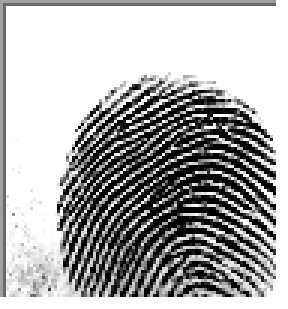
#> input picture dataset_blood_group/A+/cluster_0_1862.BMP, 96 x 103 px (shown 3 times larger)
$ python -i preprocessing_variants.py   (imports and definitions only)
#> lines starting #> are read from the running program, lines starting #| are printed output that depends on the picture
"""
experiments/mfs100_domain_adaptation/preprocessing_variants.py
================================================================
Isolated experimental preprocessing module for MFS100 Domain Adaptation.
DOES NOT modify production src/preprocessing.py.

Variants:
  - Variant A: Full sensor image (316x354 -> 224x224 Lanczos)
  - Variant B: Foreground ROI (8-12% padding, aspect-ratio square pad, 224x224)
  - Variant C: ROI + Conservative CLAHE (clipLimit=2.0, tileGrid=(8,8))
  - Variant D: ROI + Conservative Ridge Enhancement (percentile stretch + bilateral filter)
"""

import os
import cv2
import numpy as np
from PIL import Image, ImageOps, ImageDraw
import matplotlib.pyplot as plt

IMAGE_SIZE = (224, 224)

def preprocess_full_image(pil_img):
    """
    Variant A: Full sensor image.
    Native 316x354 image converted to RGB and resized directly to 224x224 via Lanczos.
    """
    rgb = pil_img.convert("RGB")
    resized = rgb.resize(IMAGE_SIZE, Image.Resampling.LANCZOS)
    return resized

def _detect_foreground_bbox(pil_img, pad_pct=0.10, intensity_thresh=238, min_dim=80):
    """
    Detects the active fingerprint impression on the 316x354 platen with 8-12% adaptive padding.
    Returns: (x1, y1, x2, y2), is_valid
    """
    gray = np.array(pil_img.convert("L"))
    h, w = gray.shape

    # Check for blank / low-variance
    if float(np.std(gray)) < 5.0 or h < min_dim or w < min_dim:
        return (0, 0, w, h), False

    rm = np.mean(gray, axis=1)
    cm = np.mean(gray, axis=0)
    ar = np.where(rm < intensity_thresh)[0]
    ac = np.where(cm < intensity_thresh)[0]

    if len(ar) == 0 or len(ac) == 0:
        # Fallback to Otsu thresholding
        _, thresh = cv2.threshold(gray, 0, 255, cv2.THRESH_BINARY_INV + cv2.THRESH_OTSU)
        coords = cv2.findNonZero(thresh)
        if coords is not None:
            x, y, bw, bh = cv2.boundingRect(coords)
            x_min, x_max = x, x + bw
            y_min, y_max = y, y + bh
        else:
            return (0, 0, w, h), False
    else:
        y_min, y_max = int(ar[0]), int(ar[-1])
        x_min, x_max = int(ac[0]), int(ac[-1])

    if (y_max - y_min) < min_dim or (x_max - x_min) < min_dim:
        return (0, 0, w, h), False

    pad_x = int(w * pad_pct)
    pad_y = int(h * pad_pct)

    x1 = max(0, x_min - pad_x)
    x2 = min(w, x_max + 1 + pad_x)
    y1 = max(0, y_min - pad_y)
    y2 = min(h, y_max + 1 + pad_y)

    return (x1, y1, x2, y2), True

def _pad_to_square(pil_img, bg_color=(255, 255, 255)):
    """
    Pads a PIL Image to square dimensions preserving aspect ratio.
    """
    w, h = pil_img.size
    max_side = max(w, h)
    if w == h:
        return pil_img
    padded = Image.new("RGB", (max_side, max_side), bg_color)
    offset = ((max_side - w) // 2, (max_side - h) // 2)
    padded.paste(pil_img.convert("RGB"), offset)
    return padded

def preprocess_roi(pil_img, pad_pct=0.10):
    """
    Variant B: Foreground ROI.
    Detects fingerprint bounding box, adds 10% padding, pads to square, resizes to 224x224.
    """
    bbox, is_valid = _detect_foreground_bbox(pil_img, pad_pct=pad_pct)
    crop_pil = pil_img.convert("RGB").crop(bbox)
    square_pil = _pad_to_square(crop_pil)
    resized = square_pil.resize(IMAGE_SIZE, Image.Resampling.LANCZOS)
    return resized

def preprocess_roi_clahe(pil_img, pad_pct=0.10, clip_limit=2.0):
    """
    Variant C: ROI + Conservative CLAHE.
    Applies ROI crop + square pad, then conservative CLAHE local contrast equalization.
    """
    bbox, is_valid = _detect_foreground_bbox(pil_img, pad_pct=pad_pct)
    crop_pil = pil_img.convert("RGB").crop(bbox)
    square_pil = _pad_to_square(crop_pil)

    gray = np.array(square_pil.convert("L"))
    clahe = cv2.createCLAHE(clipLimit=clip_limit, tileGridSize=(8, 8))
    cl = clahe.apply(gray)
    enhanced_rgb = Image.fromarray(cv2.cvtColor(cl, cv2.COLOR_GRAY2RGB))

    resized = enhanced_rgb.resize(IMAGE_SIZE, Image.Resampling.LANCZOS)
    return resized

def preprocess_roi_ridge_enhancement(pil_img, pad_pct=0.10):
    """
    Variant D: ROI + Conservative Ridge Enhancement.
    Applies ROI crop + square pad, then conservative percentile stretch + bilateral noise suppression.
    Avoids aggressive sharpening to prevent artifact generation.
    """
    bbox, is_valid = _detect_foreground_bbox(pil_img, pad_pct=pad_pct)
    crop_pil = pil_img.convert("RGB").crop(bbox)
    square_pil = _pad_to_square(crop_pil)

    gray = np.array(square_pil.convert("L"))
    clahe = cv2.createCLAHE(clipLimit=2.0, tileGridSize=(8, 8))
    cl = clahe.apply(gray)

    p_low = float(np.percentile(cl, 1.0))
    p_high = float(np.percentile(cl, 99.0))
    if p_high > p_low:
        stretched = np.clip((cl - p_low) / (p_high - p_low) * 230.0 + 15.0, 0, 255).astype(np.uint8)
    else:
        stretched = cl

    # Mild bilateral filter to preserve ridge edges while smoothing CMOS sensor noise
    denoised = cv2.bilateralFilter(stretched, d=3, sigmaColor=20, sigmaSpace=20)
    enhanced_rgb = Image.fromarray(cv2.cvtColor(denoised, cv2.COLOR_GRAY2RGB))

    resized = enhanced_rgb.resize(IMAGE_SIZE, Image.Resampling.LANCZOS)
    return resized

def generate_visual_comparison_chart(sample_image_path, out_path):
    """
    Generates preprocessing_comparison.png showing:
    1. Original 316x354 image
    2. Full-image resized (Variant A)
    3. Detected ROI bounding box on original
    4. ROI resized (Variant B)
    5. ROI + CLAHE (Variant C)
    6. ROI + Ridge enhancement (Variant D)
    """
#> called with out_path = 'out.png'
    with Image.open(sample_image_path) as img:
#> img is the input picture: PIL image 96x103 RGBA; mean R, G, B, A 151.8, 151.8, 151.8, 234.9
        img_rgb = img.convert("RGB")
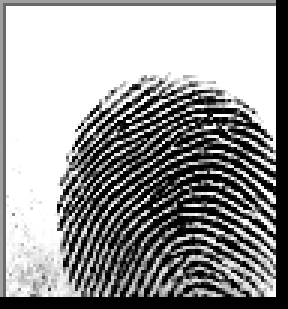
#> img_rgb: PIL image 96x103 RGB (shown 3 times larger); min 0, max 255, mean 151.8
        w, h = img_rgb.size
#> w = 96; h = 103

        # 1. Original
        orig = img_rgb

        # 2. Full resized
        full_resized = preprocess_full_image(img)
#> in preprocess_full_image, `resized = rgb.resize(IMAGE_SIZE, Image.Resampling.LANCZOS)`:
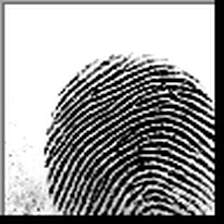
#> resized: PIL image 224x224 RGB; min 0, max 255, mean 153.7

        # 3. Detected ROI bounding box
        bbox, _ = _detect_foreground_bbox(img, pad_pct=0.10)
#> in _detect_foreground_bbox, `rm = np.mean(gray, axis=1)`: rm = 103 values, max 241.8 at index 2, min 0 at index 99, mean 151.8
#> in _detect_foreground_bbox, `cm = np.mean(gray, axis=0)`: cm = 96 values, max 239.9 at index 2, min 0 at index 92, mean 151.8
#> in _detect_foreground_bbox, `ar = np.where(rm < intensity_thresh)[0]`: ar = 80 values from 0 to 102
#> in _detect_foreground_bbox, `ac = np.where(cm < intensity_thresh)[0]`: ac = 93 values from 0 to 95
#> in _detect_foreground_bbox, `y_min, y_max = int(ar[0]), int(ar[-1])`: y_min = 0; y_max = 102
#> in _detect_foreground_bbox, `x_min, x_max = int(ac[0]), int(ac[-1])`: x_min = 0; x_max = 95
#> in _detect_foreground_bbox, `x1 = max(0, x_min - pad_x)`: x1 = 0
#> in _detect_foreground_bbox, `x2 = min(w, x_max + 1 + pad_x)`: x2 = 96
#> in _detect_foreground_bbox, `y1 = max(0, y_min - pad_y)`: y1 = 0
#> in _detect_foreground_bbox, `y2 = min(h, y_max + 1 + pad_y)`: y2 = 103
#> bbox = (0, 0, 96, 103)
        bbox_img = img_rgb.copy()
        draw = ImageDraw.Draw(bbox_img)
        draw.rectangle(bbox, outline="red", width=3)

        # 4. ROI resized
        roi_resized = preprocess_roi(img)
#> in preprocess_roi, `bbox, is_valid = _detect_foreground_bbox(pil_img, pad_pct=pad_pct)`: is_valid = True
#> in _pad_to_square, `padded = Image.new("RGB", (max_side, max_side), bg_color)`: padded: PIL image 103x103 RGB; every value is 255
#> in _pad_to_square, `padded.paste(pil_img.convert("RGB"), offset)`:
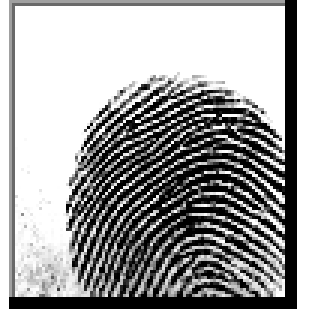
#> padded: PIL image 103x103 RGB (shown 3 times larger); min 0, max 255, mean 158.8
#> in preprocess_roi, `resized = square_pil.resize(IMAGE_SIZE, Image.Resampling.LANCZOS)`:
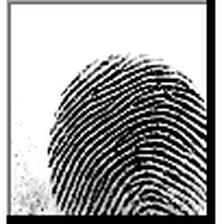
#> resized: PIL image 224x224 RGB; min 0, max 255, mean 160.5

        # 5. ROI + CLAHE
        roi_clahe = preprocess_roi_clahe(img)
#> in preprocess_roi_clahe, `bbox, is_valid = _detect_foreground_bbox(pil_img, pad_pct=pad_pct)`: bbox = (0, 0, 96, 103); is_valid = True
#> in preprocess_roi_clahe, `cl = clahe.apply(gray)`:
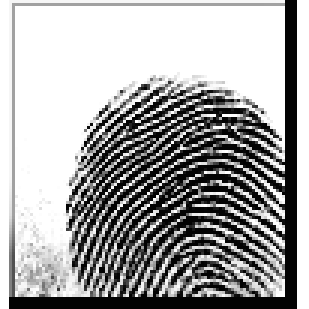
#> cl: shape (103, 103) (shown 3 times larger); min 3, max 255, mean 166.1
#> in preprocess_roi_clahe, `resized = enhanced_rgb.resize(IMAGE_SIZE, Image.Resampling.LANCZOS)`:
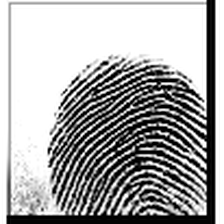
#> resized: PIL image 224x224 RGB; min 0, max 255, mean 167.3

        # 6. ROI + Ridge enhancement
        roi_ridge = preprocess_roi_ridge_enhancement(img)
#> in preprocess_roi_ridge_enhancement, `bbox, is_valid = _detect_foreground_bbox(pil_img, pad_pct=pad_pct)`: bbox = (0, 0, 96, 103); is_valid = True
#> in preprocess_roi_ridge_enhancement, `p_low = float(np.percentile(cl, 1.0))`: p_low = 3
#> in preprocess_roi_ridge_enhancement, `p_high = float(np.percentile(cl, 99.0))`: p_high = 255

    fig, axes = plt.subplots(1, 6, figsize=(20, 4))

    axes[0].imshow(orig)
    axes[0].set_title(f"1. Native MFS100\n({w}x{h})", fontsize=10, fontweight="bold")
    axes[0].axis("off")

    axes[1].imshow(full_resized)
    axes[1].set_title("2. Full Resized\n(224x224, Variant A)", fontsize=10, fontweight="bold")
    axes[1].axis("off")

    axes[2].imshow(bbox_img)
    axes[2].set_title(f"3. Detected ROI BBox\n[{bbox[0]},{bbox[1]} to {bbox[2]},{bbox[3]}]", fontsize=10, fontweight="bold")
    axes[2].axis("off")

    axes[3].imshow(roi_resized)
    axes[3].set_title("4. ROI Resized\n(224x224, Variant B)", fontsize=10, fontweight="bold")
    axes[3].axis("off")

    axes[4].imshow(roi_clahe)
    axes[4].set_title("5. ROI + CLAHE\n(224x224, Variant C)", fontsize=10, fontweight="bold")
    axes[4].axis("off")

    axes[5].imshow(roi_ridge)
    axes[5].set_title("6. ROI + Ridge Enh.\n(224x224, Variant D)", fontsize=10, fontweight="bold")
    axes[5].axis("off")

    plt.tight_layout()
    os.makedirs(os.path.dirname(out_path), exist_ok=True)
    plt.savefig(out_path, dpi=300, bbox_inches="tight")
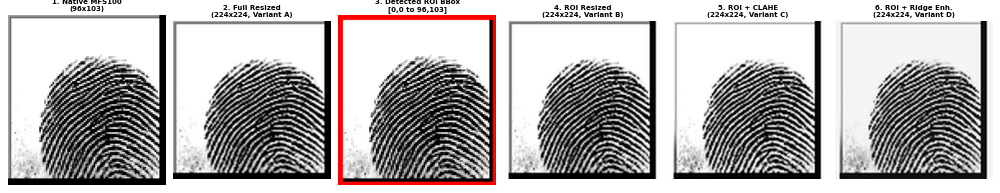
#> figure drawn by matplotlib, 6 panels
    plt.close()
    print(f"[+] Saved visual preprocessing comparison: {out_path}")

>>> result = generate_visual_comparison_chart('../../dataset_blood_group/A+/cluster_0_1862.BMP', 'out.png')

$ run again, on dataset_blood_group/A+/cluster_0_2362.BMP
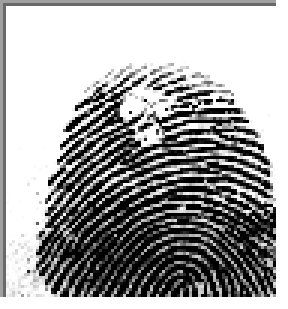
#> input picture dataset_blood_group/A+/cluster_0_2362.BMP, 96 x 103 px (shown 3 times larger)
#> in generate_visual_comparison_chart, img is the input picture: PIL image 96x103 RGBA; mean R, G, B, A 143, 143, 143, 234.9
#> in preprocess_full_image, `resized = rgb.resize(IMAGE_SIZE, Image.Resampling.LANCZOS)`:
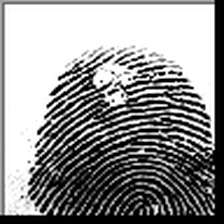
#> resized: PIL image 224x224 RGB; min 0, max 255, mean 144.9
#> rm = 103 values, max 241.8 at index 2, min 0 at index 99, mean 143
#> cm = 96 values, max 241.4 at index 3, min 0 at index 92, mean 143
#> ar = 83 values from 0 to 102
#> ac = 88 values from 0 to 95
#> y_min = 0; y_max = 102
#> x_min = 0; x_max = 95
#> x1 = 0
#> x2 = 96
#> y1 = 0
#> y2 = 103
#> in generate_visual_comparison_chart, `bbox, _ = _detect_foreground_bbox(img, pad_pct=0.10)`: bbox = (0, 0, 96, 103)
#> in preprocess_roi, `bbox, is_valid = _detect_foreground_bbox(pil_img, pad_pct=pad_pct)`: is_valid = True
#> in preprocess_roi_clahe, `bbox, is_valid = _detect_foreground_bbox(pil_img, pad_pct=pad_pct)`: bbox = (0, 0, 96, 103); is_valid = True
#> in preprocess_roi_clahe, `resized = enhanced_rgb.resize(IMAGE_SIZE, Image.Resampling.LANCZOS)`:
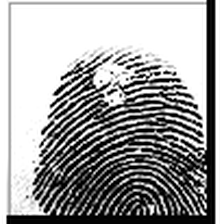
#> resized: PIL image 224x224 RGB; min 0, max 255, mean 160.6
#> in preprocess_roi_ridge_enhancement, `bbox, is_valid = _detect_foreground_bbox(pil_img, pad_pct=pad_pct)`: bbox = (0, 0, 96, 103); is_valid = True
#> p_low = 3
#> p_high = 255

$ run again, on dataset_blood_group/A+/cluster_0_3263.BMP
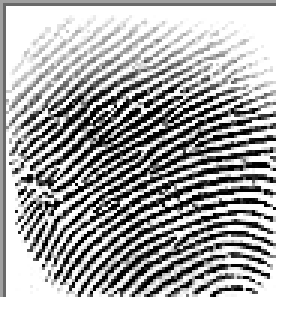
#> input picture dataset_blood_group/A+/cluster_0_3263.BMP, 96 x 103 px (shown 3 times larger)
#> in generate_visual_comparison_chart, img is the input picture: PIL image 96x103 RGBA; mean R, G, B, A 151, 151, 151, 234.9
#> in preprocess_full_image, `resized = rgb.resize(IMAGE_SIZE, Image.Resampling.LANCZOS)`:
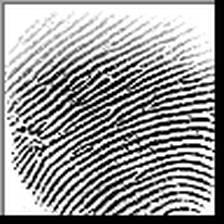
#> resized: PIL image 224x224 RGB; min 0, max 255, mean 150.4
#> rm = 103 values, max 241.8 at index 2, min 0 at index 99, mean 151
#> cm = 96 values, max 238.7 at index 2, min 0 at index 92, mean 151
#> ar = 98 values from 0 to 102
#> ac = 95 values from 0 to 95
#> y_min = 0; y_max = 102
#> x_min = 0; x_max = 95
#> x1 = 0
#> x2 = 96
#> y1 = 0
#> y2 = 103
#> in generate_visual_comparison_chart, `bbox, _ = _detect_foreground_bbox(img, pad_pct=0.10)`: bbox = (0, 0, 96, 103)
#> in preprocess_roi, `bbox, is_valid = _detect_foreground_bbox(pil_img, pad_pct=pad_pct)`: is_valid = True
#> in preprocess_roi_clahe, `bbox, is_valid = _detect_foreground_bbox(pil_img, pad_pct=pad_pct)`: bbox = (0, 0, 96, 103); is_valid = True
#> in preprocess_roi_clahe, `resized = enhanced_rgb.resize(IMAGE_SIZE, Image.Resampling.LANCZOS)`:
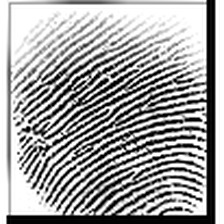
#> resized: PIL image 224x224 RGB; min 0, max 255, mean 161.4
#> in preprocess_roi_ridge_enhancement, `bbox, is_valid = _detect_foreground_bbox(pil_img, pad_pct=pad_pct)`: bbox = (0, 0, 96, 103); is_valid = True
#> p_low = 3
#> p_high = 255

$ run again, on dataset_blood_group/A+/cluster_0_3407.BMP
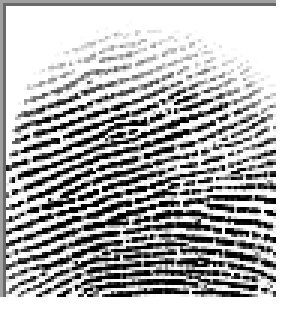
#> input picture dataset_blood_group/A+/cluster_0_3407.BMP, 96 x 103 px (shown 3 times larger)
#> in generate_visual_comparison_chart, img is the input picture: PIL image 96x103 RGBA; mean R, G, B, A 157.5, 157.5, 157.5, 234.9
#> rm = 103 values, max 241.8 at index 2, min 0 at index 99, mean 157.5
#> cm = 96 values, max 215.1 at index 2, min 0 at index 92, mean 157.5
#> ar = 92 values from 0 to 102
#> ac = 96 values from 0 to 95
#> y_min = 0; y_max = 102
#> x_min = 0; x_max = 95
#> x1 = 0
#> x2 = 96
#> y1 = 0
#> y2 = 103
#> in generate_visual_comparison_chart, `bbox, _ = _detect_foreground_bbox(img, pad_pct=0.10)`: bbox = (0, 0, 96, 103)
#> in preprocess_roi, `bbox, is_valid = _detect_foreground_bbox(pil_img, pad_pct=pad_pct)`: is_valid = True
#> in preprocess_roi_clahe, `bbox, is_valid = _detect_foreground_bbox(pil_img, pad_pct=pad_pct)`: bbox = (0, 0, 96, 103); is_valid = True
#> in preprocess_roi_clahe, `resized = enhanced_rgb.resize(IMAGE_SIZE, Image.Resampling.LANCZOS)`:
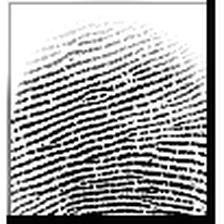
#> resized: PIL image 224x224 RGB; min 0, max 255, mean 169
#> in preprocess_roi_ridge_enhancement, `bbox, is_valid = _detect_foreground_bbox(pil_img, pad_pct=pad_pct)`: bbox = (0, 0, 96, 103); is_valid = True
#> p_low = 3
#> p_high = 255
